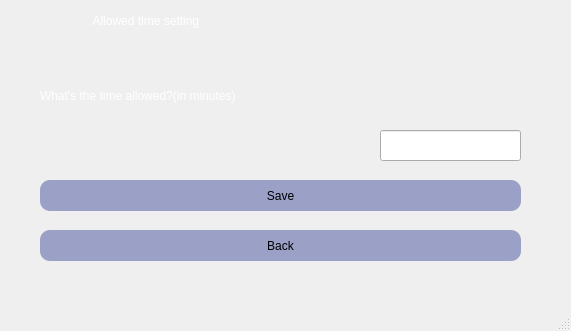
<?xml version="1.0" encoding="UTF-8"?>
<ui version="4.0">
 <class>timeset</class>
 <widget class="QMainWindow" name="timeset">
  <property name="geometry">
   <rect>
    <x>0</x>
    <y>0</y>
    <width>571</width>
    <height>331</height>
   </rect>
  </property>
  <property name="windowTitle">
   <string>MainWindow</string>
  </property>
  <property name="styleSheet">
   <string notr="true">background-color: #0a0e1a;

QLabel
{
   font: 17pt &quot;Cooper Black&quot;;
   color : rgb(255, 255, 255);
}

QPushButton
{
font: 11pt &quot;Calibri Light&quot;;
background-color : #9aa0c6;
color : rgb(0, 0, 0);
padding : 5px;
border-radius : 10px;
}
QPushButton:hover
{
color : rgb(0, 0, 0);
background-color:rgb(255,255,255);

}

QLineEdit
{
	font: 19pt &quot;MV Boli&quot;;
}
Lable
{
   font: 40pt &quot;Viner Hand ITC&quot;;
}
</string>
  </property>
  <widget class="QWidget" name="centralwidget">
   <widget class="QPushButton" name="save">
    <property name="geometry">
     <rect>
      <x>40</x>
      <y>180</y>
      <width>481</width>
      <height>31</height>
     </rect>
    </property>
    <property name="styleSheet">
     <string notr="true">QPushButton
{
font: 11pt &quot;Calibri Light&quot;;
background-color : #9aa0c6;
color : rgb(0, 0, 0);
padding : 5px;
border-radius : 10px;
}
QPushButton:hover
{
color : rgb(0, 0, 0);
background-color:rgb(255,255,255);

}
</string>
    </property>
    <property name="text">
     <string>Save</string>
    </property>
   </widget>
   <widget class="QPushButton" name="back">
    <property name="geometry">
     <rect>
      <x>40</x>
      <y>230</y>
      <width>481</width>
      <height>31</height>
     </rect>
    </property>
    <property name="styleSheet">
     <string notr="true">QPushButton
{
font: 11pt &quot;Calibri Light&quot;;
background-color : #9aa0c6;
color : rgb(0, 0, 0);
padding : 5px;
border-radius : 10px;
}
QPushButton:hover
{
color : rgb(0, 0, 0);
background-color:rgb(255,255,255);

}
</string>
    </property>
    <property name="text">
     <string>Back</string>
    </property>
   </widget>
   <widget class="QLabel" name="label">
    <property name="geometry">
     <rect>
      <x>40</x>
      <y>80</y>
      <width>411</width>
      <height>31</height>
     </rect>
    </property>
    <property name="styleSheet">
     <string notr="true">
font: 15pt &quot;Cooper Black&quot;;
color : rgb(255, 255, 255);</string>
    </property>
    <property name="text">
     <string>What's the time allowed?(in minutes)</string>
    </property>
   </widget>
   <widget class="QLabel" name="label_2">
    <property name="geometry">
     <rect>
      <x>10</x>
      <y>0</y>
      <width>551</width>
      <height>41</height>
     </rect>
    </property>
    <property name="styleSheet">
     <string notr="true">
font: 17pt &quot;Cooper Black&quot;;
color : rgb(255, 255, 255);</string>
    </property>
    <property name="text">
     <string>                         Allowed time setting</string>
    </property>
   </widget>
   <widget class="QLineEdit" name="time">
    <property name="geometry">
     <rect>
      <x>380</x>
      <y>130</y>
      <width>141</width>
      <height>31</height>
     </rect>
    </property>
    <property name="styleSheet">
     <string notr="true">
color : rgb(255, 255, 255);
font: 19pt &quot;MV Boli&quot;;</string>
    </property>
   </widget>
  </widget>
  <widget class="QMenuBar" name="menubar">
   <property name="geometry">
    <rect>
     <x>0</x>
     <y>0</y>
     <width>571</width>
     <height>21</height>
    </rect>
   </property>
  </widget>
  <widget class="QStatusBar" name="statusbar"/>
 </widget>
 <resources/>
 <connections/>
</ui>
